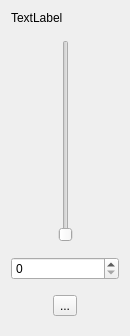
<?xml version="1.0" encoding="UTF-8"?>
<ui version="4.0">
 <class>LedControl</class>
 <widget class="QWidget" name="LedControl">
  <property name="geometry">
   <rect>
    <x>0</x>
    <y>0</y>
    <width>130</width>
    <height>336</height>
   </rect>
  </property>
  <property name="windowTitle">
   <string>Form</string>
  </property>
  <layout class="QVBoxLayout" name="verticalLayout">
   <item>
    <widget class="QLabel" name="label">
     <property name="text">
      <string>TextLabel</string>
     </property>
    </widget>
   </item>
   <item>
    <widget class="QWidget" name="widget_2" native="true">
     <layout class="QHBoxLayout" name="horizontalLayout_2">
      <item>
       <spacer name="horizontalSpacer">
        <property name="orientation">
         <enum>Qt::Horizontal</enum>
        </property>
        <property name="sizeHint" stdset="0">
         <size>
          <width>13</width>
          <height>37</height>
         </size>
        </property>
       </spacer>
      </item>
      <item>
       <widget class="QSlider" name="verticalSlider">
        <property name="maximum">
         <number>100</number>
        </property>
        <property name="orientation">
         <enum>Qt::Vertical</enum>
        </property>
       </widget>
      </item>
      <item>
       <spacer name="horizontalSpacer_2">
        <property name="orientation">
         <enum>Qt::Horizontal</enum>
        </property>
        <property name="sizeHint" stdset="0">
         <size>
          <width>27</width>
          <height>20</height>
         </size>
        </property>
       </spacer>
      </item>
     </layout>
    </widget>
   </item>
   <item>
    <widget class="QSpinBox" name="spinBox">
     <property name="maximum">
      <number>100</number>
     </property>
    </widget>
   </item>
   <item>
    <widget class="QWidget" name="widget" native="true">
     <layout class="QHBoxLayout" name="horizontalLayout">
      <item>
       <spacer name="horizontalSpacer_3">
        <property name="orientation">
         <enum>Qt::Horizontal</enum>
        </property>
        <property name="sizeHint" stdset="0">
         <size>
          <width>25</width>
          <height>20</height>
         </size>
        </property>
       </spacer>
      </item>
      <item>
       <widget class="QToolButton" name="toolButton">
        <property name="text">
         <string>...</string>
        </property>
        <property name="icon">
         <iconset resource="image.qrc">
          <normaloff>:/image/onoff.png</normaloff>:/image/onoff.png</iconset>
        </property>
       </widget>
      </item>
      <item>
       <spacer name="horizontalSpacer_4">
        <property name="orientation">
         <enum>Qt::Horizontal</enum>
        </property>
        <property name="sizeHint" stdset="0">
         <size>
          <width>31</width>
          <height>20</height>
         </size>
        </property>
       </spacer>
      </item>
     </layout>
    </widget>
   </item>
  </layout>
 </widget>
 <resources>
  <include location="image.qrc"/>
 </resources>
 <connections/>
</ui>
